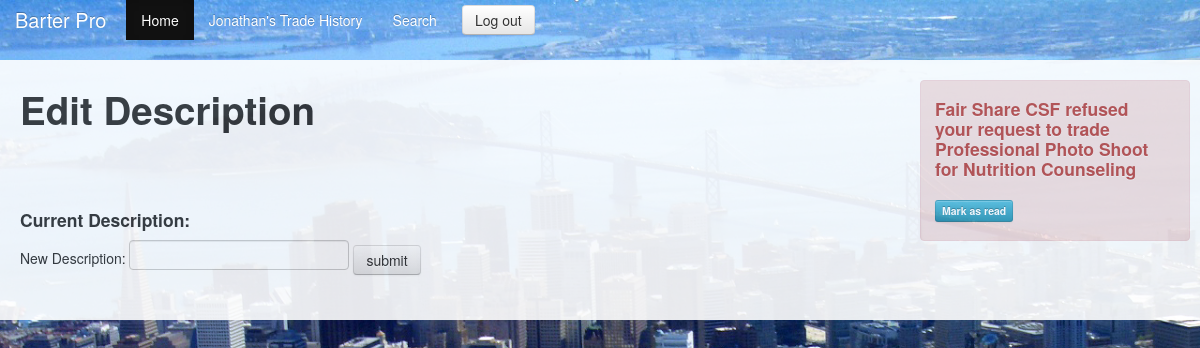
Before: /edit_description/14 (signed in) with the older database file.
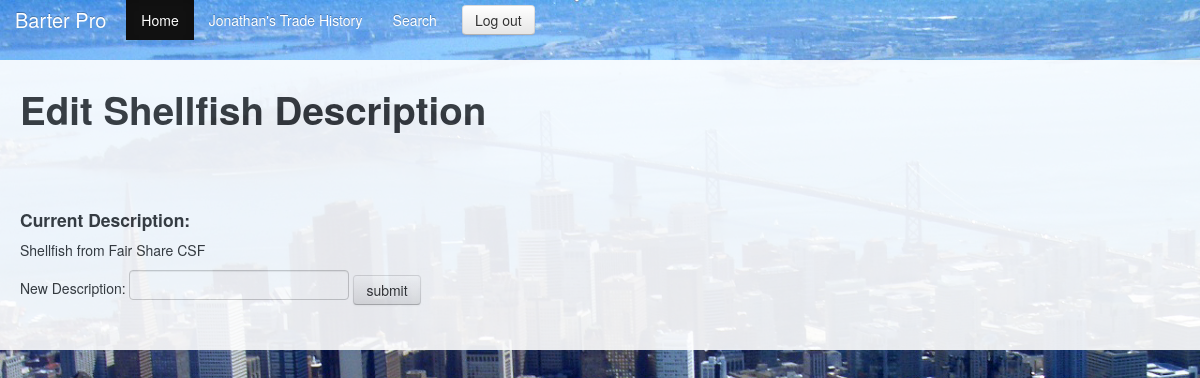
After: the same page with the newer database file.
### model.py (models this page shows)
class Participant(Base): #participants in specific trades
	__tablename__ = 'participants'
	id = Column(Integer, primary_key=True)
	user_id = Column(Integer, ForeignKey("users.id"))
	item_id = Column(Integer, ForeignKey("items.id"))
	trade_id = Column(Integer, ForeignKey("trades.id"))
	total_qty = Column(Integer)
	current_qty = Column(Integer, nullable=True)
	confirm = Column(Boolean, nullable=True)
	requester = Column(Boolean)
	user = relationship("User", backref=backref("participants"))
	item = relationship("Item", backref=backref("participants"))
	trade = relationship("Trade", backref=backref("participants"))

class User(Base):
	__tablename__ = 'users'
	id = Column(Integer, primary_key=True)
	email = Column(String)
	password = Column(String)
	first_name = Column(String)
	last_name = Column(String)
	zipcode = Column(String)
	biz_name = Column(String)
	website = Column(String)
	image_url = Column(String, nullable=True)
	opt_a = Column(String, nullable=True)
	opt_b = Column(String, nullable=True)
	opt_c = Column(String, nullable=True)

class Item(Base):
	__tablename__ = 'items'
	id = Column(Integer, primary_key=True)
	name = Column(String)
	description = Column(String)
	owned = Column(Boolean)
	image_url = Column(String, nullable=True)
	user_id = Column(Integer, ForeignKey("users.id"))
	cat_id = Column(Integer, ForeignKey("categories.id"))
	user = relationship("User", backref=backref("items", order_by=id))
	category = relationship("Category", backref=backref("items", order_by=id))

### server.py (the view)
@app.route("/edit_description/<int:id>", methods=["Get"])
def edit_description(id):
	item = db_session.query(Item).get(id)
	return render_template("/edit_description.html", item=item)

### server.py (called while the page is built)
@app.before_request
def before_request():
	g.user_id = session.get("user_id") #gets user ID from current session
	if not g.user_id: # redirects to log-in if no user ID session
		g.user_id = None
		g.user = None
	else:
		g.user = db_session.query(User).get(g.user_id)
		g.notifications, g.new_confirms, g.new_refusals = get_notifications()

def get_notifications():
	notifications = db_session.query(Participant).filter_by(user_id=g.user_id, requester=False, confirm=None).all()
	all_my_trades = db_session.query(Participant).filter_by(user_id=g.user_id, requester=True).all()
	new_confirms = [participant for participant in all_my_trades if participant.trade.participants[1].confirm == True and participant.trade.participants[0].confirm == None]
	new_refusals = [participant for participant in all_my_trades if participant.trade.participants[1].confirm == False and participant.trade.participants[0].confirm == None]
	return notifications, new_confirms, new_refusals

### Templates/edit_description.html
{% extends "layout.html" %}
{% block body %}
	<h1>
		Edit {{item.name}} Description
	</h1>
 		<br>
 		<br>
 		<br>
 			<h4>
 				Current Description:
 			</h4>
 				<p>
 					{{ item.description }}
 				</p>
					<form name ="edit name" action="{{url_for('update_description', id=item.id)}}" method="POST">
  						New Description:
  							<input type="text", name="description">
  							<input type="submit" class="btn" value="submit">
  					</form>
{% endblock %}

### Templates/layout.html (shortened to what this page needs)
<!DOCTYPE html>
<html lang="en">
<head>
  <link rel="stylesheet" href="../static/bootstrap/css/bootstrap.css" type="text/css">
  <link rel="stylesheet" href="../static/bootstrap/css/main.css" type="text/css">
  <link rel="stylesheet" href="../static/bootstrap/css/bootstrap-responsive.css" type="text/css">
    </head>
    <body>
      <div class="navbar navbar-inverse navbar-fixed-top">
        <div class="navbar-inner">
          <div class="container">
            <a class="brand" href="/">Barter Pro</a>
            <div class="nav-collapse collapse">
              <ul class="nav">
                <li class="active"><a href="/home">Home</a></li>
                {% if g.user %}
                <li><a href="/trade_history">{{ g.user.first_name }}'s Trade History </a>
                </li>
                {% endif %}
                <li><a href="/view_categories">Search</a></li>
              </ul>
              {% if not g.user %}
              <form name="login" action="/authenticate" method="POST" class="navbar-form pull-right">
                <input class="span2" type="text" name="email" placeholder="Email">
                <input class="span2" type="password" name="password" placeholder="Password">
                <button type ="submit" value="sign in" class="btn" >Sign in</button>
              </form>
              {% else %}
              <div>
                <a href="{{url_for('log_out')}}" class="btn">
                  Log out
                </a>
              </div>
              {% endif %}
            </div>
          </div>
        </div>
      </div>
      <div class='container wrapper'>
        <div class='row fluid'>
          <div class='span9'>
            {% block body %}
            {% endblock %}
          </div>
          <div class='row fluid'>
            <div class='span3'>
          {% if g.new_refusals %}
          {% for refuse in g.new_refusals %}
          <div class="alert alert-error">
            <p>
              <strong>
                <h4>
                 {{ refuse.trade.participants[1].user.biz_name }} refused your request to trade {{ refuse.trade.participants[0].item.name }} for {{ refuse.trade.participants[1].item.name }}
                 <br>
                 <br>
                 <a href="/refuse_trade/{{ refuse.trade.id }}" class="btn btn-mini btn-info">
                  Mark as read
                </a>
              </h4>
            </strong>
          </p>
        </div>
        {% endfor %}
        {% endif %}
      </div>
    </div>
  </div>
</div>
  </body>
  </html>

Changed rows visible on the page:
no longer on this page (row edited): Participant: trade "Fair Share CSF", trade "Professional Photo Shoot", trade "Nutrition Counseling"
added Item: name "Shellfish", description "Shellfish from Fair Share CSF"
